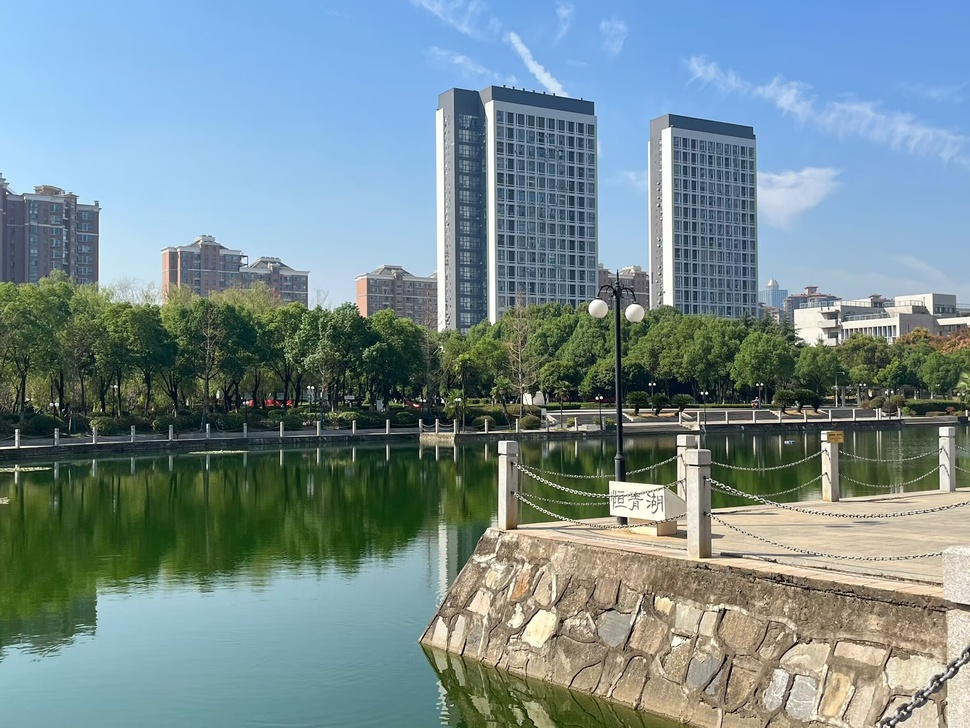
#> input picture 2.jpg, 970 x 728 px, shrunk from 2362 x 1772 before the run
$ python 'prewitt算子边缘检测.py'
#> lines starting #> are read from the running program, lines starting #| are printed output that depends on the picture
import cv2
import numpy as np
import matplotlib.pyplot as plt

# 读取灰度图像
image = cv2.imread('2.jpg', cv2.IMREAD_GRAYSCALE)
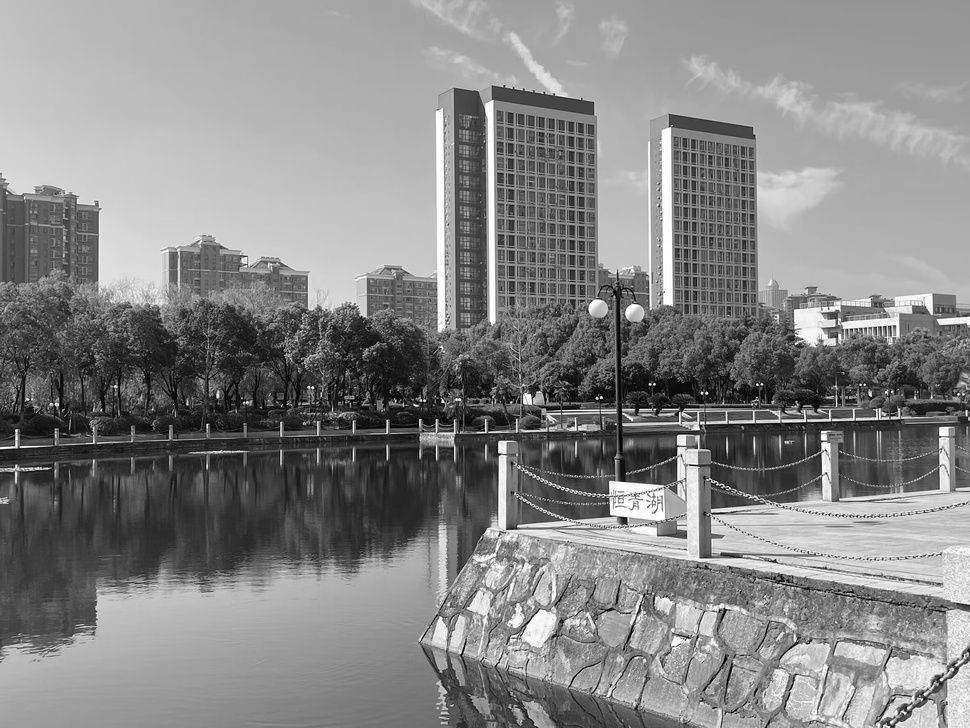
#> image: shape (728, 970); min 0, max 255, mean 134

# 定义Prewitt算子
prewitt_x = np.array([[-1, 0, 1],
                      [-1, 0, 1],
                      [-1, 0, 1]])

prewitt_y = np.array([[-1, -1, -1],
                      [ 0,  0,  0],
                      [ 1,  1,  1]])

# 使用滤波器计算梯度
gradient_x = cv2.filter2D(image, -1, prewitt_x)
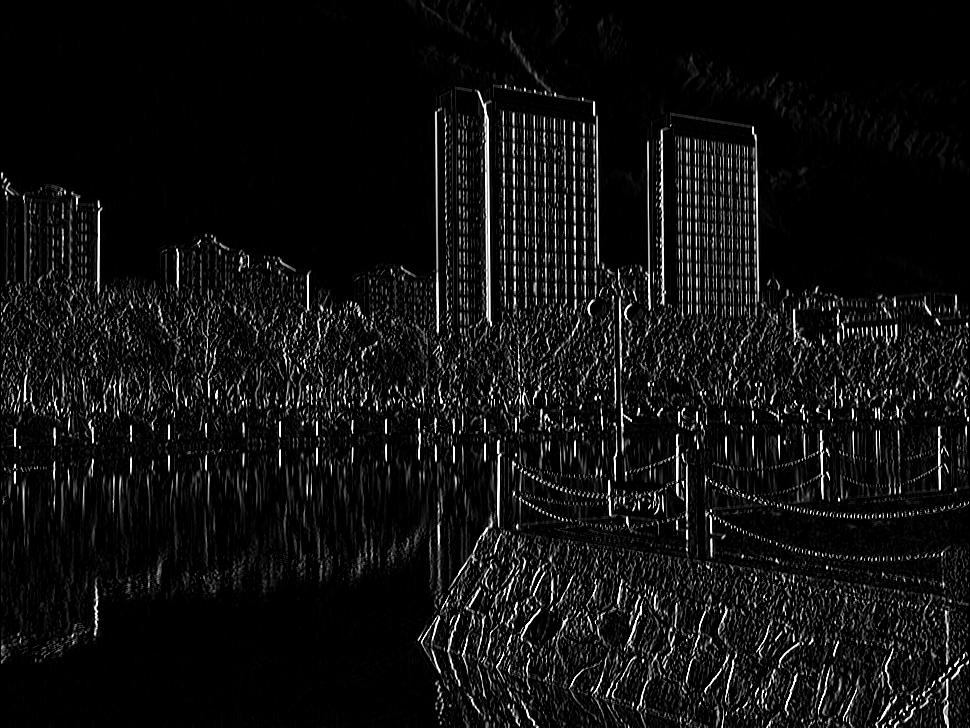
#> gradient_x: shape (728, 970); min 0, max 255, mean 16.5
gradient_y = cv2.filter2D(image, -1, prewitt_y)
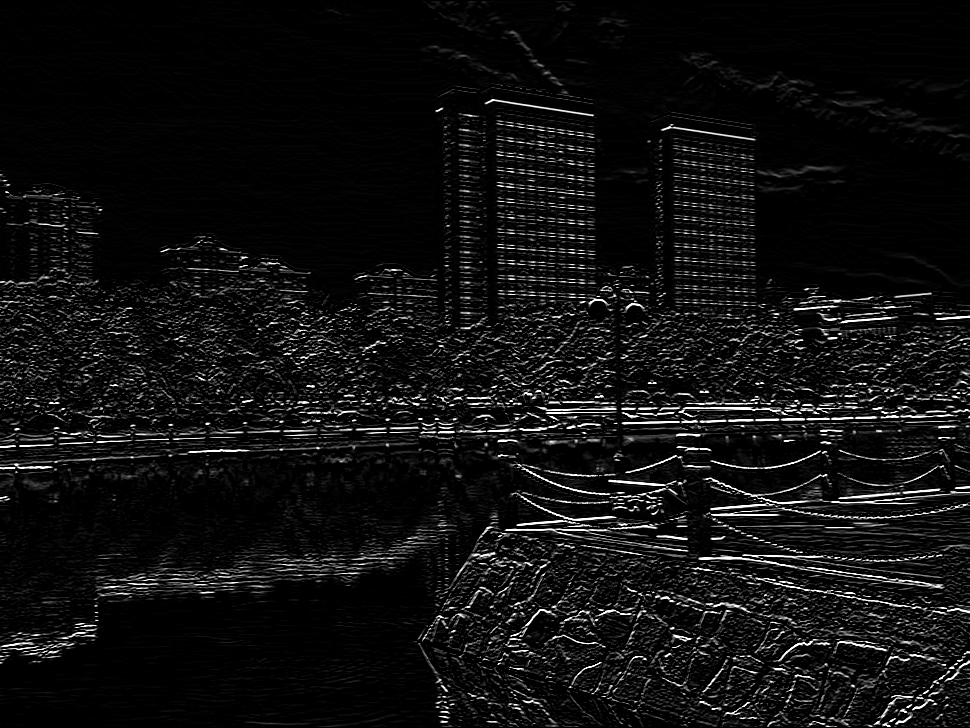
#> gradient_y: shape (728, 970); min 0, max 255, mean 16.2

# 计算边缘强度
edge_magnitude = np.sqrt(gradient_x**2 + gradient_y**2)
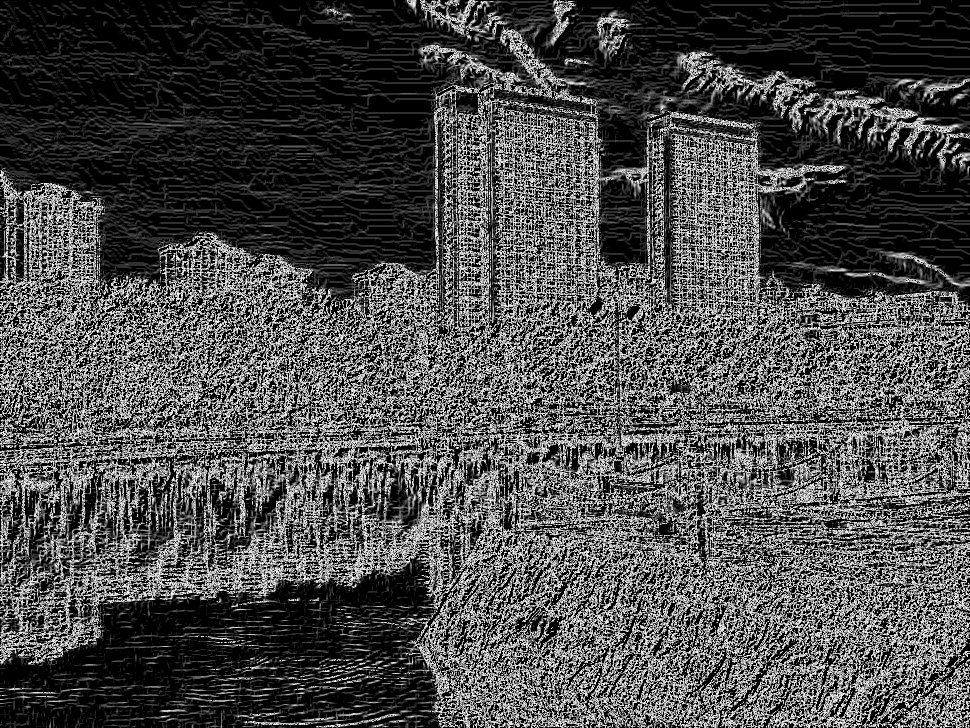
#> edge_magnitude: shape (728, 970) float16; min 0, max 15.91, mean 4.7; drawn with min black and max white

# 转换为8位图像
gradient_x = np.uint8(np.clip(gradient_x, 0, 255))
gradient_y = np.uint8(np.clip(gradient_y, 0, 255))
edge_magnitude = np.uint8(np.clip(edge_magnitude, 0, 255))

# 显示原图、x方向、y方向和边缘检测结果
plt.figure(figsize=(12, 8))
'''
plt.subplot(2, 2, 1)
plt.imshow(image, cmap='gray')
plt.title('Original Image')
'''
plt.subplot(2, 2, 1)
plt.imshow(gradient_x, cmap='gray')
plt.title('X Direction Gradient')

plt.subplot(2, 2, 2)
plt.imshow(gradient_y, cmap='gray')
plt.title('Y Direction Gradient')

plt.subplot(2, 2, 3)
plt.imshow(edge_magnitude, cmap='gray')
plt.title('Prewitt Edge Detection')

plt.tight_layout()
plt.show()

$ run again, with 1.jpg copied over 2.jpg
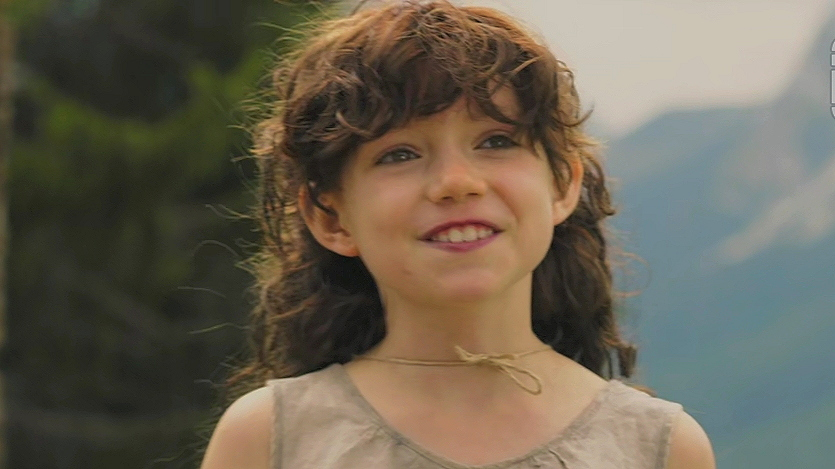
#> input picture 1.jpg, 835 x 469 px
#> `gradient_y = cv2.filter2D(image, -1, prewitt_y)`:
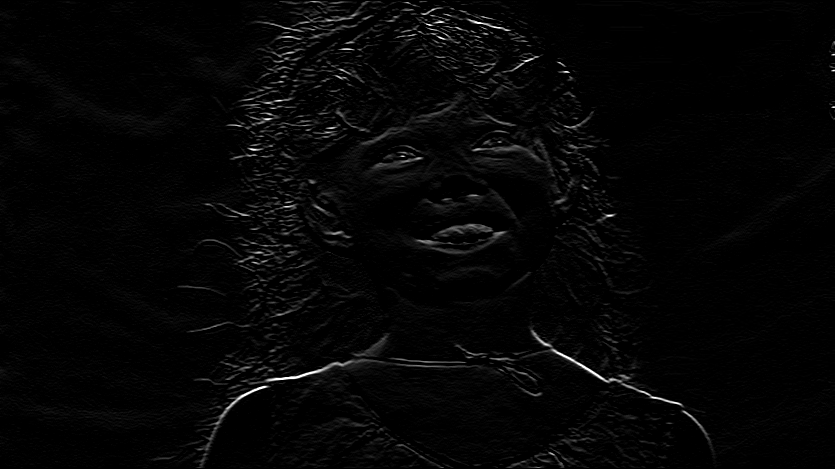
#> gradient_y: shape (469, 835); min 0, max 255, mean 5.2
#> `edge_magnitude = np.sqrt(gradient_x**2 + gradient_y**2)`:
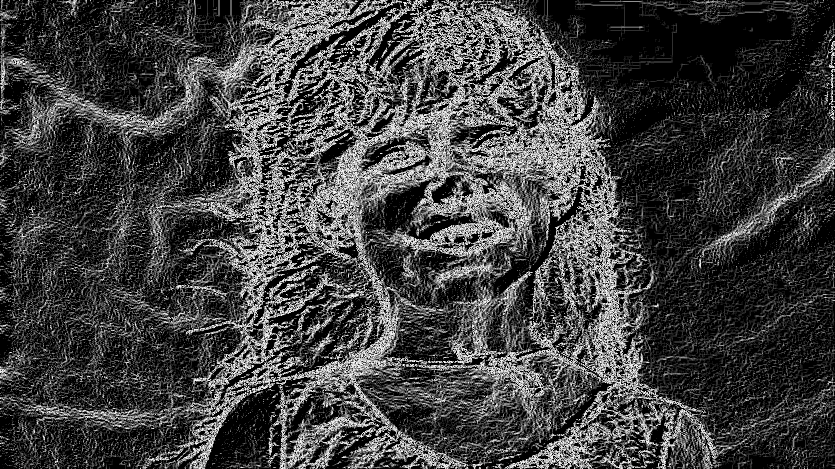
#> edge_magnitude: shape (469, 835) float16; min 0, max 15.91, mean 4.06; drawn with min black and max white

$ run again, with 3.png saved as 2.jpg
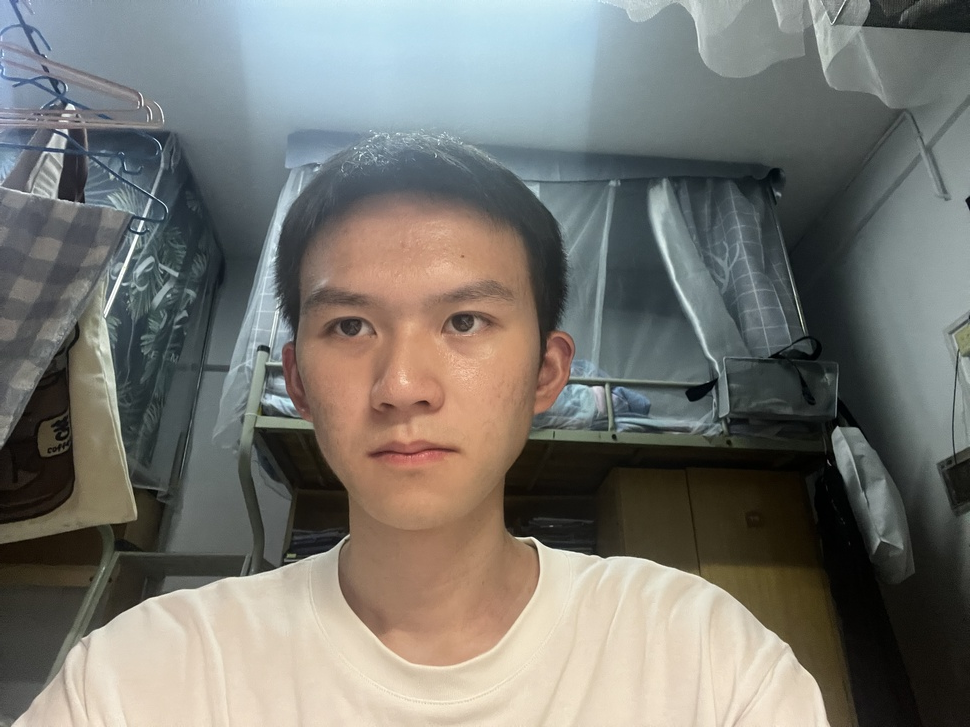
#> input picture 3.png, 970 x 727 px, shrunk from 4032 x 3024 before the run
#> `gradient_y = cv2.filter2D(image, -1, prewitt_y)`:
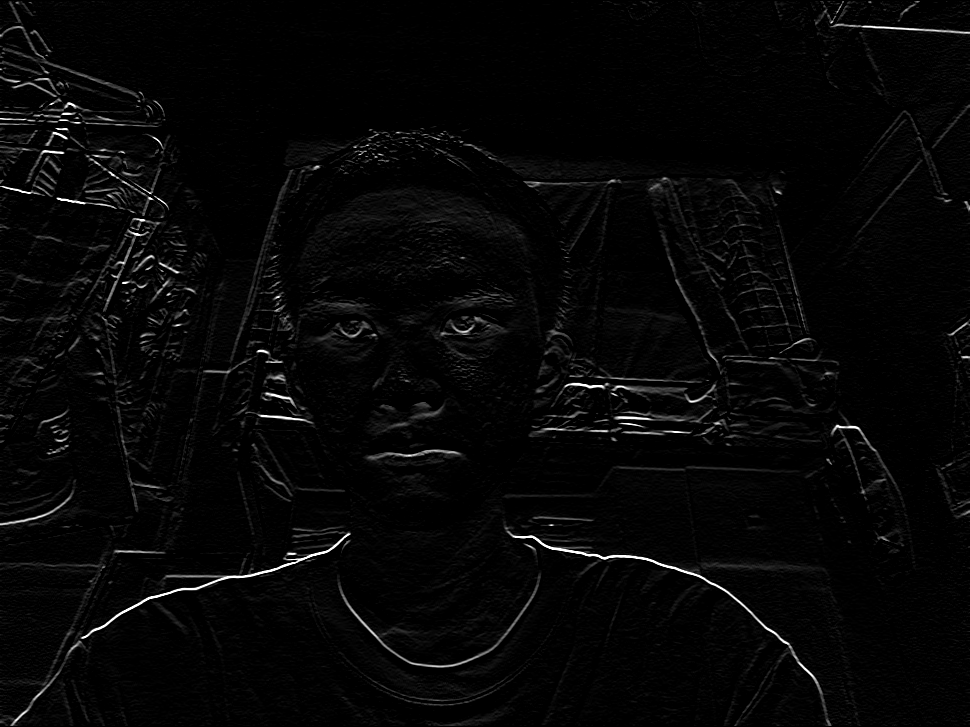
#> gradient_y: shape (727, 970); min 0, max 255, mean 6.3
#> `edge_magnitude = np.sqrt(gradient_x**2 + gradient_y**2)`:
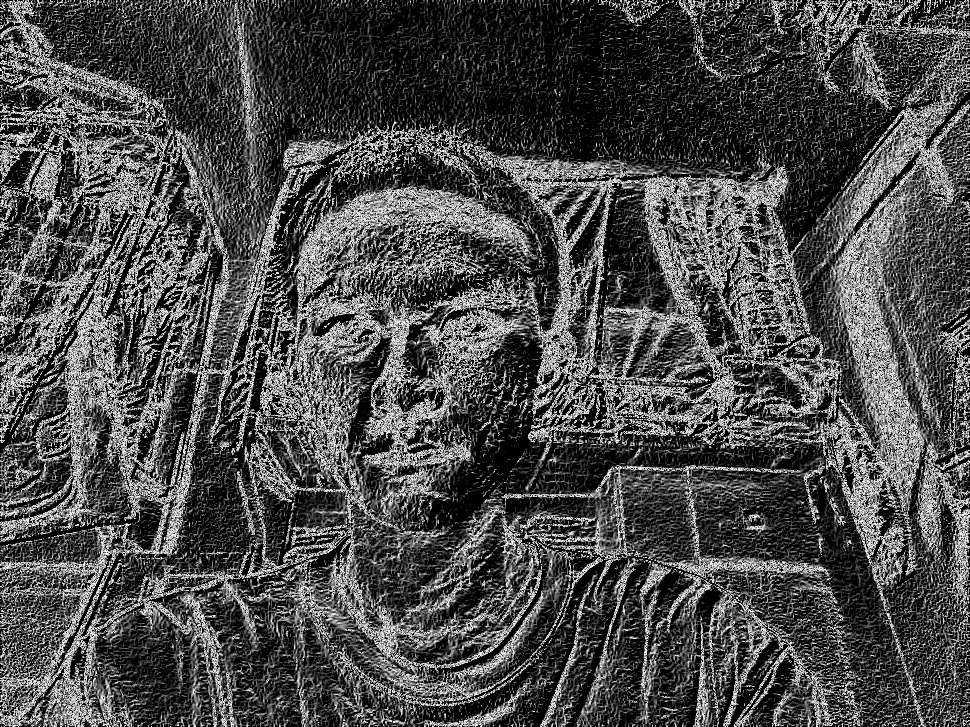
#> edge_magnitude: shape (727, 970) float16; min 0, max 15.91, mean 4.68; drawn with min black and max white
